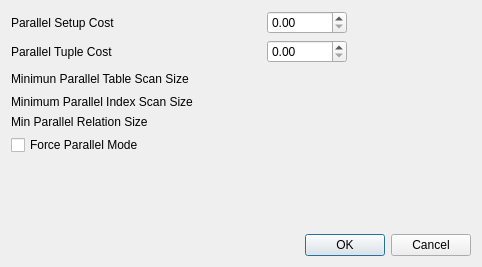
<?xml version="1.0" encoding="UTF-8"?>
<ui version="4.0">
 <class>DlgParallelSettings</class>
 <widget class="QDialog" name="DlgParallelSettings">
  <property name="geometry">
   <rect>
    <x>0</x>
    <y>0</y>
    <width>482</width>
    <height>267</height>
   </rect>
  </property>
  <property name="windowTitle">
   <string>Parallelism Settings</string>
  </property>
  <layout class="QVBoxLayout" name="verticalLayout">
   <item>
    <layout class="QGridLayout" name="gridLayout">
     <item row="0" column="0">
      <widget class="QLabel" name="label">
       <property name="minimumSize">
        <size>
         <width>250</width>
         <height>0</height>
        </size>
       </property>
       <property name="text">
        <string>Parallel Setup Cost</string>
       </property>
      </widget>
     </item>
     <item row="0" column="1">
      <widget class="QDoubleSpinBox" name="sp_parallel_setup_cost">
       <property name="minimumSize">
        <size>
         <width>80</width>
         <height>0</height>
        </size>
       </property>
       <property name="maximum">
        <double>99.989999999999995</double>
       </property>
      </widget>
     </item>
     <item row="1" column="0">
      <widget class="QLabel" name="label_2">
       <property name="text">
        <string>Parallel Tuple Cost</string>
       </property>
      </widget>
     </item>
     <item row="1" column="1">
      <widget class="QDoubleSpinBox" name="sp_parallel_tuple_cost">
       <property name="minimumSize">
        <size>
         <width>80</width>
         <height>0</height>
        </size>
       </property>
      </widget>
     </item>
     <item row="2" column="0">
      <widget class="QLabel" name="label_3">
       <property name="text">
        <string>Minimun Parallel Table Scan Size</string>
       </property>
      </widget>
     </item>
     <item row="2" column="1">
      <widget class="MemoryEditor" name="me_min_parallel_scan_size" native="true"/>
     </item>
     <item row="2" column="2">
      <spacer name="horizontalSpacer">
       <property name="orientation">
        <enum>Qt::Horizontal</enum>
       </property>
       <property name="sizeHint" stdset="0">
        <size>
         <width>108</width>
         <height>20</height>
        </size>
       </property>
      </spacer>
     </item>
     <item row="3" column="0">
      <widget class="QLabel" name="label_4">
       <property name="text">
        <string>Minimum Parallel Index Scan Size</string>
       </property>
      </widget>
     </item>
     <item row="3" column="1">
      <widget class="MemoryEditor" name="me_min_parallel_index_size" native="true"/>
     </item>
     <item row="4" column="0">
      <widget class="QLabel" name="label_5">
       <property name="text">
        <string>Min Parallel Relation Size</string>
       </property>
      </widget>
     </item>
     <item row="5" column="0">
      <widget class="QCheckBox" name="ck_force_parallel_mode">
       <property name="text">
        <string>Force Parallel Mode</string>
       </property>
      </widget>
     </item>
     <item row="4" column="1">
      <widget class="MemoryEditor" name="me_min_parallel_relation_size" native="true"/>
     </item>
    </layout>
   </item>
   <item>
    <spacer name="verticalSpacer">
     <property name="orientation">
      <enum>Qt::Vertical</enum>
     </property>
     <property name="sizeHint" stdset="0">
      <size>
       <width>20</width>
       <height>40</height>
      </size>
     </property>
    </spacer>
   </item>
   <item>
    <widget class="QDialogButtonBox" name="buttonBox">
     <property name="orientation">
      <enum>Qt::Horizontal</enum>
     </property>
     <property name="standardButtons">
      <set>QDialogButtonBox::Cancel|QDialogButtonBox::Ok</set>
     </property>
    </widget>
   </item>
  </layout>
 </widget>
 <customwidgets>
  <customwidget>
   <class>MemoryEditor</class>
   <extends>QWidget</extends>
   <header>memoryeditor.h</header>
   <container>1</container>
  </customwidget>
 </customwidgets>
 <resources/>
 <connections>
  <connection>
   <sender>buttonBox</sender>
   <signal>accepted()</signal>
   <receiver>DlgParallelSettings</receiver>
   <slot>accept()</slot>
   <hints>
    <hint type="sourcelabel">
     <x>248</x>
     <y>254</y>
    </hint>
    <hint type="destinationlabel">
     <x>157</x>
     <y>274</y>
    </hint>
   </hints>
  </connection>
  <connection>
   <sender>buttonBox</sender>
   <signal>rejected()</signal>
   <receiver>DlgParallelSettings</receiver>
   <slot>reject()</slot>
   <hints>
    <hint type="sourcelabel">
     <x>316</x>
     <y>260</y>
    </hint>
    <hint type="destinationlabel">
     <x>286</x>
     <y>274</y>
    </hint>
   </hints>
  </connection>
 </connections>
</ui>
